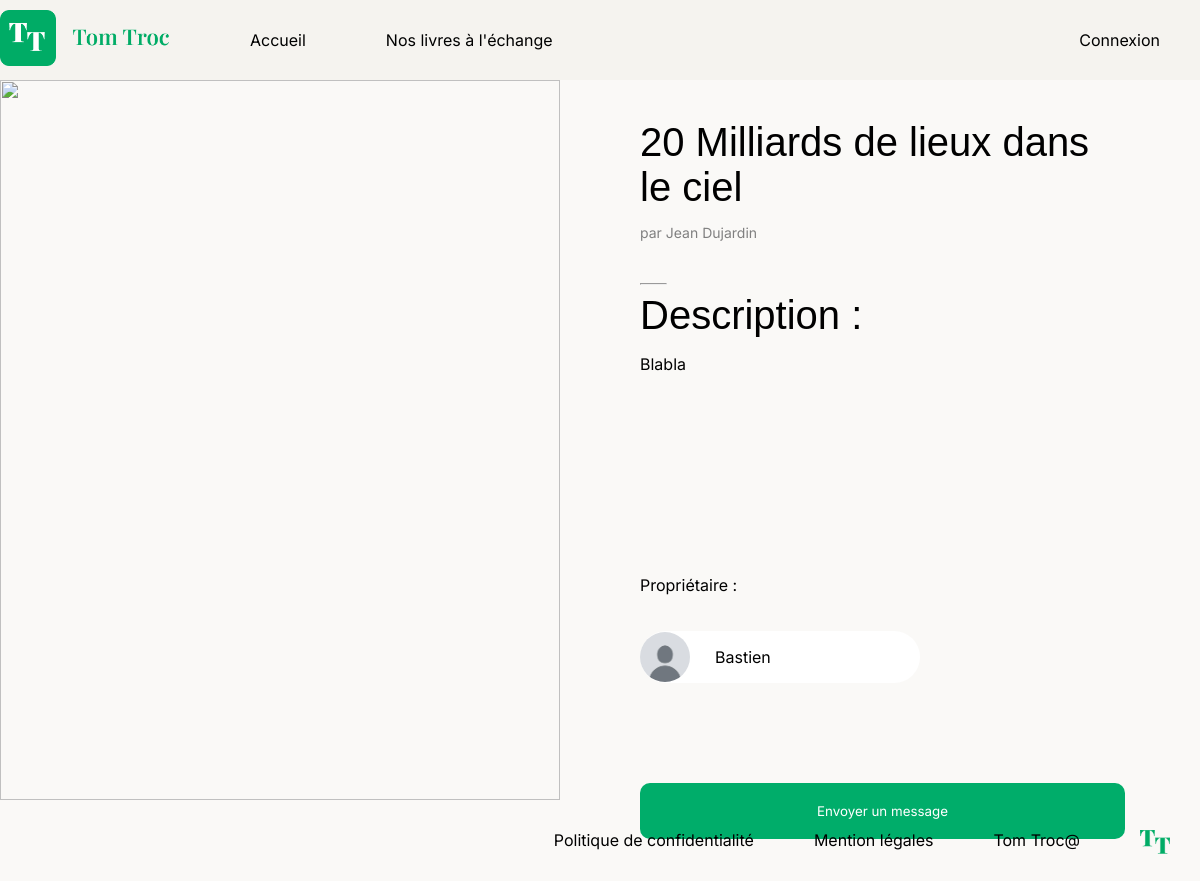
The page /index.php?action=bookDetail&id=1 on the database its author committed.
### tables this page shows
CREATE TABLE `books` (
  `id` int NOT NULL,
  `user_id` int NOT NULL,
  `title` varchar(250) NOT NULL,
  `description` text NOT NULL,
  `author` varchar(250) NOT NULL,
  `image` text,
  `statut` tinyint(1) NOT NULL DEFAULT '0'
);

CREATE TABLE `users` (
  `id` int NOT NULL,
  `pseudo` varchar(50) NOT NULL,
  `email` varchar(200) NOT NULL,
  `password` varchar(4096) NOT NULL,
  `avatar` text,
  `creation_date` date DEFAULT NULL
);

### views/View.php (called while the page is built, shortened)
<?php
class View
{
    public function render(string $viewName, array $params = []) : void
    {
        $viewPath = $this->buildViewPath($viewName);
        $content = $this->_renderViewFromTemplate($viewPath, $params);
    }
    private function _renderViewFromTemplate(string $viewPath, array $params = []) : string
    {
        if (file_exists($viewPath)) {
            extract($params);
            require($viewPath);
            return ob_get_clean();
        } else {
            throw new Exception("La vue '$viewPath' est introuvable.");
        }
    }
    private function buildViewPath(string $viewName) : string
    {
        return TEMPLATE_VIEW_PATH . $viewName . '.php';
    }
}

### src/controllers/BookController.php (called while the page is built, shortened)
<?php
class BookController{
    public function showBookDetail() : void
    {
        $bookId = Utils::request('id');
        $book = (new BookRepository())->findBookById($bookId);
        $user = (new UserRepository())->getUserById($book->getUserId());
        $view = new View("Livre");
        $view->render('bookDetail',
        ['book' => $book,
         'user' => $user]);
    }
}

### index.php (called while the page is built, shortened)
<?php
$action = Utils::request('action', 'home');
try {
    switch ($action) {
        case 'bookDetail':
            (new BookController())->showBookDetail();
            break;
    }
} catch (Exception $e) {
$errorView = new View('Erreur');
$errorView->render('errorPage', ['errorMessage' => $e->getMessage()]);
}

### models/DBManager.php (called while the page is built, shortened)
<?php
class DBManager
{
    private static $instance;
    private $db;
    private function __construct()
    {
        $this->db = new PDO('mysql:host=' . DB_HOST . ';dbname=' . DB_NAME . ';charset=utf8', DB_USER, DB_PASS);
        $this->db->setAttribute(PDO::ATTR_ERRMODE, PDO::ERRMODE_EXCEPTION);
        $this->db->setAttribute(PDO::ATTR_DEFAULT_FETCH_MODE, PDO::FETCH_ASSOC);
    }
    public static function getInstance() : DBManager
    {
        if (!self::$instance) {
            self::$instance = new DBManager();
        }
        return self::$instance;
    }
    public function query(string $sql, ?array $params = null) : PDOStatement
    {
        if ($params == null) {
            $query = $this->db->query($sql);
        } else {
            $query = $this->db->prepare($sql);
            $query->execute($params);
        }
        return $query;
    }
}

### services/Utils.php (called while the page is built, shortened)
<?php
class Utils {
    public static function request(string $variableName, mixed $defaultValue = null) : mixed
    {
        return $_REQUEST[$variableName] ?? $defaultValue;
    }
}

### models/AbstractEntityManager.php (called while the page is built, shortened)
<?php
abstract class AbstractEntityManager {
    public function __construct()
    {
        $this->db = DBManager::getInstance();
    }
}

### src/repository/BookRepository.php (called while the page is built, shortened)
<?php
class BookRepository extends AbstractEntityManager
{
    public function findBookById(int $id) : ?Book
    {
        $sql = <<<EOD
                SELECT *
                FROM books
                WHERE id = $id;
                EOD;
        $result = $this->db->query($sql)->fetch();
        if ($result !== null){
            $book = new Book();
            $book->setId($result['id']);
            $book->setUserId($result['user_id']);
            $book->setTitle($result['title']);
            $book->setDescription($result['description']);
            $book->setAuthor($result['author']);
            $book->setImage($result['image']);
            $book->setStatut($result['statut']);
            return $book;
        }
        return null;
    }
}

### src/entity/Book.php (called while the page is built, shortened)
<?php
class Book
{
    private int $userId;
    private string $title;
    private string $description;
    private string $author;
    private ?string $image;
    public function getUserId(): int
    {
        return $this->userId;
    }
    public function setUserId(int $userId): void
    {
        $this->userId = $userId;
    }
    public function getTitle(): string
    {
        return $this->title;
    }
    public function setTitle(string $title): void
    {
        $this->title = $title;
    }
    public function getDescription(): string
    {
        return $this->description;
    }
    public function setDescription(string $description): void
    {
        $this->description = $description;
    }
    public function getAuthor(): string
    {
        return $this->author;
    }
    public function setAuthor(string $author): void
    {
        $this->author = $author;
    }
    public function getImage(): ?string
    {
        return $this->image;
    }
    public function setImage(?string $image): void
    {
        $this->image = $image;
    }
}

### src/repository/UserRepository.php (called while the page is built, shortened)
<?php
class UserRepository extends AbstractEntityManager
{
    public function getUserById(int $id): ?User
    {
        $query = <<<EOD
                SELECT *
                FROM users
                where id = $id;
                EOD;
        $result = $this->db->query($query)->fetch();
        if ($result !== null){
            $user = new User();
            $user->setId($result['id']);
            $user->setPseudo($result['pseudo']);
            $user->setAvatar($result['avatar']);
            $user->setEmail($result['email']);
            $user->setCreationDate($result['creation_date']);
            return $user;
        }
        return null;
    }
}

### src/entity/User.php (called while the page is built, shortened)
<?php
class User extends AbstractEntity
{
    protected int $id;
    private string $pseudo;
    private ?string $avatar = null;
    public function getId(): int
    {
        return $this->id;
    }
    public function setId(int $id): void
    {
        $this->id = $id;
    }
    public function getPseudo(): string
    {
        return $this->pseudo;
    }
    public function setPseudo(string $pseudo): void
    {
        $this->pseudo = $pseudo;
    }
    public function getAvatar(): ?string
    {
        return $this->avatar;
    }
    public function setAvatar(?string $avatar): void
    {
        $this->avatar = $avatar;
    }
}

### views/templates/bookDetail.php (the view)
<main class="book-detail">
    <section class="book-half-image">
        <img src="./books_img/<?= $book->getImage() ?>" alt="">
    </section>
    <section class="book-half-info">
        <h1 class="detail-title"><?= htmlentities(ucfirst($book->getTitle())) ?></h1>
        <p class="seller">par <?= htmlentities(ucfirst($book->getAuthor())) ?></p>
        <br>
        <hr class="mini">
        <h2>Description :</h2>
        <p class="description"> <?= htmlentities($book->getDescription()) ?></p>
        <p>Propriétaire :</p>
            <br>
        <div class="user-token">
            <a href="index.php?action=userProfile&id=<?=$user->getId()?>">
                <img class="smol-img" src="./users_img/<?= $user->getAvatar()?>" alt="">
                <p><?= $user->getPseudo() ?></p>
            </a>
        </div>
        <a href="#"><button class="green-button send-msg">Envoyer un message</button></a>
    </section>
</main>

### css/styles.css (style rules this page uses)
body { font-family: "Inter", sans-serif; margin: auto; background-color: #faf9f7; }
* { font-family: "Inter", sans-serif; }
h1, h2, h3 { font-family: "Playfair Display", sans-serif; font-size: 2.5rem; font-weight: lighter; margin: 0; }
a { text-decoration: none; color: black; }
.green-button { background-color: #00ad6a; border-radius: 10px; border: none; padding: 25px 45px; color: #ffffff; }
.seller { color: grey; font-size: 14px; }
.book-detail { display: flex; flex-direction: row; }
.book-half-image { width: 50%; }
.book-half-image img { width: 100%; height: calc(100vh - 80px); object-fit: cover; }
.book-half-info { margin: 40px 80px 0; width: 40%; max-height: calc(100vh - 80px); }
.smol-img { width: 50px; height: 50px; object-fit: cover; border-radius: 50%; }
.user-token a { display: flex; flex-direction: row; align-items: center; border-radius: 30px; width: 280px; background-color: white; }
.user-token a p { padding-left: 25px; width: auto; }
.send-msg { width: 485px; margin-top: 100px; padding: 20px 40px; cursor: pointer; }
.description { height: 30%; overflow-y: scroll; -ms-overflow-style: none; scrollbar-width: none; }
.mini { width: 25px; margin-left: 0; }

### rows shown on the page
books: title "20 Milliards de lieux dans le ciel", author "Jean Dujardin", description "Blabla"
users: avatar (placeholder picture), pseudo "Bastien"
